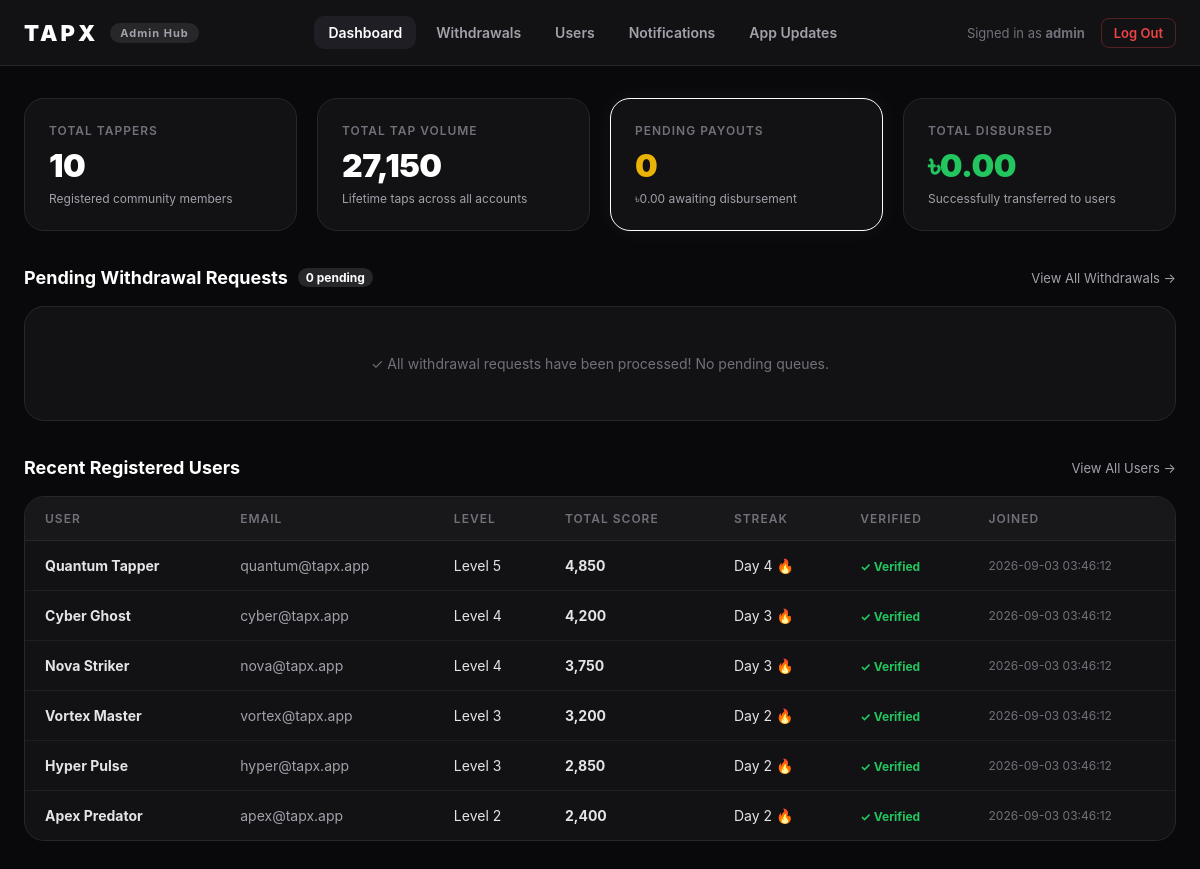
The page /admin/index (signed in) on the database its author committed.
### tables this page shows
CREATE TABLE IF NOT EXISTS `users` (
    `id` VARCHAR(64) PRIMARY KEY,
    `name` VARCHAR(100) NOT NULL,
    `username` VARCHAR(100) UNIQUE NOT NULL,
    `email` VARCHAR(150) UNIQUE NOT NULL,
    `password_hash` VARCHAR(255) NOT NULL,
    `avatar_url` VARCHAR(500) NULL,
    `rank` INT DEFAULT 1,
    `level` INT DEFAULT 1,
    `score` BIGINT DEFAULT 0,
    `streak_days` INT DEFAULT 1,
    `phone` VARCHAR(30) NULL,
    `twitter_handle` VARCHAR(100) NULL,
    `discord_username` VARCHAR(100) NULL,
    `is_verified` TINYINT(1) DEFAULT 0,
    `auth_token` VARCHAR(255) NULL,
    `token_expires_at` DATETIME NULL,
    `created_at` DATETIME DEFAULT CURRENT_TIMESTAMP,
    `updated_at` DATETIME DEFAULT CURRENT_TIMESTAMP ON UPDATE CURRENT_TIMESTAMP
);

### admin/auth.php (called while the page is built, shortened)
<?php
function getAdminUser() {
    return isset($_SESSION['admin_username']) ? $_SESSION['admin_username'] : 'Admin';
}

### admin/index.php (the view, shortened to what this page needs)
<?php
require_once __DIR__ . '/auth.php';
$db = Database::getConnection();
$totalUsers = (int)$db->query("SELECT COUNT(*) FROM users")->fetchColumn();
$totalTaps = (int)$db->query("SELECT SUM(score) FROM users")->fetchColumn();
$pendingPayoutsCount = (int)$db->query("SELECT COUNT(*) FROM transactions WHERE status = 'processing'")->fetchColumn();
$pendingPayoutsAmount = (float)$db->query("SELECT SUM(amount) FROM transactions WHERE status = 'processing'")->fetchColumn();
$completedPayoutsAmount = (float)$db->query("SELECT SUM(amount) FROM transactions WHERE status = 'completed'")->fetchColumn();
$pendingStmt = $db->query("
    SELECT t.*, u.name, u.email, u.username
    FROM transactions t
    JOIN users u ON t.user_id = u.id
    WHERE t.status = 'processing'
    ORDER BY t.created_at ASC
    LIMIT 10
");
$pendingTxs = $pendingStmt->fetchAll();
$usersStmt = $db->query("
    SELECT id, name, username, email, score, level, streak_days, is_verified, created_at
    FROM users
    ORDER BY created_at DESC
    LIMIT 6
");
$recentUsers = $usersStmt->fetchAll();
?>
<!DOCTYPE html>
<html lang="en">
<head>
</head>
<body>
    <header>
        <div class="logo-group">
            <a href="index" class="logo">TAPX</a>
            <div class="admin-badge">Admin Hub</div>
        </div>
        <nav class="nav-links" id="navLinks">
            <a href="index" class="active">Dashboard</a>
            <a href="withdrawals">Withdrawals <?php if ($pendingPayoutsCount > 0): ?><span class="count-pill"><?php echo $pendingPayoutsCount; ?></span><?php endif; ?></a>
            <a href="users">Users</a>
            <a href="notifications">Notifications</a>
            <a href="app-updates">App Updates</a>
        </nav>
        <div class="user-nav">
            <span>Signed in as <strong><?php echo htmlspecialchars(getAdminUser()); ?></strong></span>
            <a href="logout" class="logout-btn">Log Out</a>
        </div>
    </header>
    <div class="container">
        <div class="kpi-grid">
            <div class="kpi-card">
                <div class="kpi-label">Total Tappers</div>
                <div class="kpi-val"><?php echo number_format($totalUsers); ?></div>
                <div class="kpi-sub">Registered community members</div>
            </div>
            <div class="kpi-card">
                <div class="kpi-label">Total Tap Volume</div>
                <div class="kpi-val"><?php echo number_format($totalTaps); ?></div>
                <div class="kpi-sub">Lifetime taps across all accounts</div>
            </div>
            <div class="kpi-card highlight">
                <div class="kpi-label">Pending Payouts</div>
                <div class="kpi-val" style="color: #EAB308;"><?php echo $pendingPayoutsCount; ?></div>
                <div class="kpi-sub">৳<?php echo number_format($pendingPayoutsAmount, 2); ?> awaiting disbursement</div>
            </div>
            <div class="kpi-card">
                <div class="kpi-label">Total Disbursed</div>
                <div class="kpi-val" style="color: #22C55E;">৳<?php echo number_format($completedPayoutsAmount, 2); ?></div>
                <div class="kpi-sub">Successfully transferred to users</div>
            </div>
        </div>
        <div class="section-header">
            <div class="section-title">
                <span>Pending Withdrawal Requests</span>
                <span class="count-pill"><?php echo count($pendingTxs); ?> pending</span>
            </div>
            <a href="withdrawals" style="color: #A1A1AA; font-size: 13px; text-decoration: none;">View All Withdrawals &rarr;</a>
        </div>
        <div class="table-card">
            <?php if (empty($pendingTxs)): ?>
                <div class="empty-state">
                    ✓ All withdrawal requests have been processed! No pending queues.
                </div>
            <?php endif; ?>
        </div>
        <div class="section-header">
            <div class="section-title">Recent Registered Users</div>
            <a href="users" style="color: #A1A1AA; font-size: 13px; text-decoration: none;">View All Users &rarr;</a>
        </div>
        <div class="table-card">
            <table>
                <thead>
                    <tr>
                        <th>User</th>
                        <th>Email</th>
                        <th>Level</th>
                        <th>Total Score</th>
                        <th>Streak</th>
                        <th>Verified</th>
                        <th>Joined</th>
                    </tr>
                </thead>
                <tbody>
                    <?php foreach ($recentUsers as $u): ?>
                        <tr>
                            <td><strong><?php echo htmlspecialchars($u['name'] ?: $u['username']); ?></strong></td>
                            <td style="color: #A1A1AA;"><?php echo htmlspecialchars($u['email']); ?></td>
                            <td>Level <?php echo $u['level']; ?></td>
                            <td><strong><?php echo number_format($u['score']); ?></strong></td>
                            <td>Day <?php echo $u['streak_days']; ?> 🔥</td>
                            <td>
                                <?php if ($u['is_verified']): ?>
                                    <span style="color: #22C55E; font-weight: 700; font-size: 12px;">✓ Verified</span>
                                <?php else: ?>
                                    <span style="color: #71717A; font-size: 12px;">Unverified</span>
                                <?php endif; ?>
                            </td>
                            <td style="font-size: 12px; color: #71717A;"><?php echo $u['created_at']; ?></td>
                        </tr>
                    <?php endforeach; ?>
                </tbody>
            </table>
        </div>
    </div>
</body>
</html>

### admin/index.php (style rules this page uses)
* { box-sizing: border-box; margin: 0; padding: 0; font-family: -apple-system, BlinkMacSystemFont, 'Segoe UI', Roboto, sans-serif; }
body { background: #09090B; color: #FAFAFA; min-height: 100vh; display: flex; flex-direction: column; }
header { background: #121215; border-bottom: 1px solid #27272A; padding: 16px 24px; display: flex; align-items: center; justify-content: space-between; position: sticky; top: 0; z-index: 100; }
.logo-group { display: flex; align-items: center; gap: 12px; }
.logo { font-size: 22px; font-weight: 900; letter-spacing: 3px; color: #FFFFFF; text-decoration: none; }
.admin-badge { background: #27272A; color: #A1A1AA; font-size: 11px; font-weight: 700; padding: 3px 10px; border-radius: 20px; letter-spacing: 1px; }
.nav-links { display: flex; align-items: center; gap: 6px; }
.nav-links a { color: #A1A1AA; text-decoration: none; font-size: 14px; font-weight: 600; padding: 8px 14px; border-radius: 10px; transition: all 0.2s; display: inline-flex; align-items: center; gap: 6px; }
.nav-links a:hover, .nav-links a.active { color: #FFFFFF; background: #1E1E24; }
.user-nav { display: flex; align-items: center; gap: 16px; font-size: 13px; color: #71717A; }
.logout-btn { color: #EF4444; text-decoration: none; font-weight: 600; padding: 6px 12px; border-radius: 8px; border: 1px solid rgba(239, 68, 68, 0.3); }
.container { max-width: 1280px; width: 100%; margin: 0 auto; padding: 32px 24px; flex: 1; }
.kpi-grid { display: grid; grid-template-columns: repeat(auto-fit, minmax(240px, 1fr)); gap: 20px; margin-bottom: 36px; }
.kpi-card { background: #121215; border: 1px solid #27272A; border-radius: 20px; padding: 24px; }
.kpi-label { font-size: 12px; font-weight: 600; color: #71717A; text-transform: uppercase; letter-spacing: 1px; margin-bottom: 8px; }
.kpi-val { font-size: 32px; font-weight: 900; color: #FFFFFF; letter-spacing: -0.5px; }
.kpi-sub { font-size: 12px; color: #A1A1AA; margin-top: 6px; }
.kpi-card.highlight { border-color: #FFFFFF; box-shadow: 0 0 25px rgba(255, 255, 255, 0.05); }
.section-header { display: flex; align-items: center; justify-content: space-between; margin-bottom: 18px; }
.section-title { font-size: 18px; font-weight: 700; color: #FFFFFF; display: flex; align-items: center; gap: 10px; }
.count-pill { background: #27272A; color: #FFFFFF; font-size: 12px; padding: 2px 8px; border-radius: 12px; }
.table-card { background: #121215; border: 1px solid #27272A; border-radius: 20px; overflow-x: auto; -webkit-overflow-scrolling: touch; margin-bottom: 36px; }
table { width: 100%; min-width: 700px; border-collapse: collapse; text-align: left; font-size: 14px; }
th { background: #18181B; padding: 14px 20px; font-size: 12px; font-weight: 600; color: #71717A; text-transform: uppercase; letter-spacing: 1px; border-bottom: 1px solid #27272A; }
td { padding: 16px 20px; border-bottom: 1px solid #1E1E24; color: #E4E4E7; }
tr:last-child td { border-bottom: none; }
.empty-state { padding: 48px; text-align: center; color: #71717A; font-size: 14px; }

### rows shown on the page
users: name "Quantum Tapper", email "quantum@tapx.app", level "5", score "4,850", streak_days "4", is_verified "✓ Verified", created_at "2026-09-03 03:46:12"
users: name "Cyber Ghost", email "cyber@tapx.app", level "4", score "4,200", streak_days "3", is_verified "✓ Verified", created_at "2026-09-03 03:46:12"
users: name "Nova Striker", email "nova@tapx.app", level "4", score "3,750", streak_days "3", is_verified "✓ Verified", created_at "2026-09-03 03:46:12"
users: name "Vortex Master", email "vortex@tapx.app", level "3", score "3,200", streak_days "2", is_verified "✓ Verified", created_at "2026-09-03 03:46:12"
users: name "Hyper Pulse", email "hyper@tapx.app", level "3", score "2,850", streak_days "2", is_verified "✓ Verified", created_at "2026-09-03 03:46:12"
users: name "Apex Predator", email "apex@tapx.app", level "2", score "2,400", streak_days "2", is_verified "✓ Verified", created_at "2026-09-03 03:46:12"

### other values the page prints
getAdminUser() "admin"
$totalUsers "10"
$totalTaps "27,150"
$pendingPayoutsCount "0"
$pendingPayoutsAmount "0.00"
$completedPayoutsAmount "0.00"
count($pendingTxs) "0"
